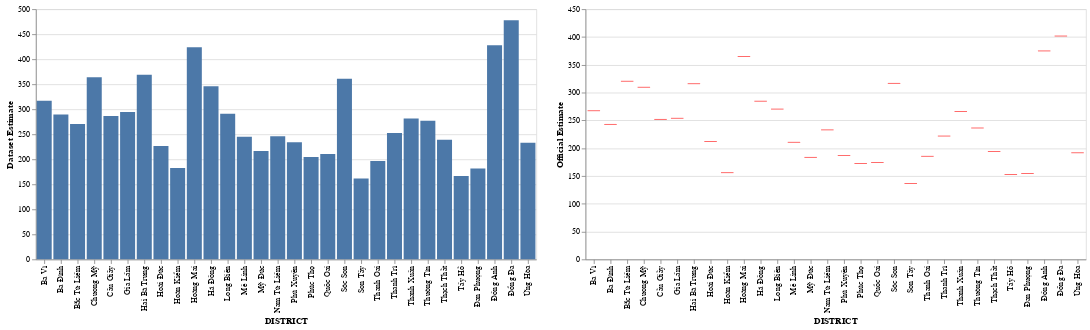

The code cell stored with this chart in its notebook:
### Code cell
dataset_chart = alt.Chart(data).mark_bar().encode(
    x='DISTRICT:N',
    y='Dataset Estimate:Q'
)
official_chart = alt.Chart(data).mark_tick(color='red').encode(
    x='DISTRICT:N',
    y='Official Estimate:Q',
)
dataset_chart | official_chart

### Figure 1 — Vega-Lite specification as saved in the notebook (floating-point values rounded to 4 significant figures)
{"config": {"view": {"continuousWidth": 300, "continuousHeight": 300}}, "hconcat": [{"mark": {"type": "bar"}, "encoding": {"x": {"field": "DISTRICT", "type": "nominal"}, "y": {"field": "Dataset Estimate", "type": "quantitative"}}}, {"mark": {"type": "tick", "color": "red"}, "encoding": {"x": {"field": "DISTRICT", "type": "nominal"}, "y": {"field": "Official Estimate", "type": "quantitative"}}}], "data": {"name": "data-46f5eb7d2c8e1102405c804baa9e3d41"}, "$schema": "https://vega.github.io/schema/vega-lite/v5.20.1.json", "datasets": {"data-46f5eb7d2c8e1102405c804baa9e3d41": [{"COUNTRY": "Vietnam", "CITY": "Hà Nội", "DISTRICT": "Đống Đa", "TYPE": "Quận", "Dataset Estimate": 478.0, "Official Estimate": 401.7}, {"COUNTRY": "Vietnam", "CITY": "Hà Nội", "DISTRICT": "Đông Anh", "TYPE": "Huyện", "Dataset Estimate": 427.8, "Official Estimate": 374.9}, {"COUNTRY": "Vietnam", "CITY": "Hà Nội", "DISTRICT": "Hoàng Mai", "TYPE": "Quận", "Dataset Estimate": 424.1, "Official Estimate": 364.9}, {"COUNTRY": "Vietnam", "CITY": "Hà Nội", "DISTRICT": "Hai Bà Trưng", "TYPE": "Quận", "Dataset Estimate": 369.0, "Official Estimate": 315.9}, {"COUNTRY": "Vietnam", "CITY": "Hà Nội", "DISTRICT": "Chương Mỹ", "TYPE": "Huyện", "Dataset Estimate": 364.0, "Official Estimate": 309.6}, {"COUNTRY": "Vietnam", "CITY": "Hà Nội", "DISTRICT": "Sóc Sơn", "TYPE": "Huyện", "Dataset Estimate": 361.0, "Official Estimate": 316.6}, {"COUNTRY": "Vietnam", "CITY": "Hà Nội", "DISTRICT": "Hà Đông", "TYPE": "Quận", "Dataset Estimate": 345.8, "Official Estimate": 284.5}, {"COUNTRY": "Vietnam", "CITY": "Hà Nội", "DISTRICT": "Ba Vì", "TYPE": "Huyện", "Dataset Estimate": 316.9, "Official Estimate": 267.3}, {"COUNTRY": "Vietnam", "CITY": "Hà Nội", "DISTRICT": "Gia Lâm", "TYPE": "Huyện", "Dataset Estimate": 294.7, "Official Estimate": 253.8}, {"COUNTRY": "Vietnam", "CITY": "Hà Nội", "DISTRICT": "Long Biên", "TYPE": "Quận", "Dataset Estimate": 291.1, "Official Estimate": 270.3}, {"COUNTRY": "Vietnam", "CITY": "Hà Nội", "DISTRICT": "Ba Đình", "TYPE": "Quận", "Dataset Estimate": 289.5, "Official Estimate": 242.8}, {"COUNTRY": "Vietnam", "CITY": "Hà Nội", "DISTRICT": "Cầu Giấy", "TYPE": "Quận", "Dataset Estimate": 286.6, "Official Estimate": 251.8}, {"COUNTRY": "Vietnam", "CITY": "Hà Nội", "DISTRICT": "Thanh Xuân", "TYPE": "Quận", "Dataset Estimate": 281.4, "Official Estimate": 266.0}, {"COUNTRY": "Vietnam", "CITY": "Hà Nội", "DISTRICT": "Thường Tín", "TYPE": "Huyện", "Dataset Estimate": 277.3, "Official Estimate": 236.3}, {"COUNTRY": "Vietnam", "CITY": "Hà Nội", "DISTRICT": "Bắc Từ Liêm", "TYPE": "Quận", "Dataset Estimate": 270.7, "Official Estimate": 320.4}, {"COUNTRY": "Vietnam", "CITY": "Hà Nội", "DISTRICT": "Thanh Trì", "TYPE": "Huyện", "Dataset Estimate": 252.6, "Official Estimate": 221.8}, {"COUNTRY": "Vietnam", "CITY": "Hà Nội", "DISTRICT": "Nam Từ Liêm", "TYPE": "Quận", "Dataset Estimate": 246.0, "Official Estimate": 232.9}, {"COUNTRY": "Vietnam", "CITY": "Hà Nội", "DISTRICT": "Mê Linh", "TYPE": "Huyện", "Dataset Estimate": 245.1, "Official Estimate": 210.6}, {"COUNTRY": "Vietnam", "CITY": "Hà Nội", "DISTRICT": "Thạch Thất", "TYPE": "Huyện", "Dataset Estimate": 238.9, "Official Estimate": 194.1}, {"COUNTRY": "Vietnam", "CITY": "Hà Nội", "DISTRICT": "Phú Xuyên", "TYPE": "Huyện", "Dataset Estimate": 234.1, "Official Estimate": 187.0}, {"COUNTRY": "Vietnam", "CITY": "Hà Nội", "DISTRICT": "Ứng Hòa", "TYPE": "Huyện", "Dataset Estimate": 233.0, "Official Estimate": 191.7}, {"COUNTRY": "Vietnam", "CITY": "Hà Nội", "DISTRICT": "Hoài Đức", "TYPE": "Huyện", "Dataset Estimate": 226.5, "Official Estimate": 212.1}, {"COUNTRY": "Vietnam", "CITY": "Hà Nội", "DISTRICT": "Mỹ Đức", "TYPE": "Huyện", "Dataset Estimate": 216.7, "Official Estimate": 183.5}, {"COUNTRY": "Vietnam", "CITY": "Hà Nội", "DISTRICT": "Quốc Oai", "TYPE": "Huyện", "Dataset Estimate": 210.6, "Official Estimate": 174.2}, {"COUNTRY": "Vietnam", "CITY": "Hà Nội", "DISTRICT": "Phúc Thọ", "TYPE": "Huyện", "Dataset Estimate": 204.5, "Official Estimate": 172.5}, {"COUNTRY": "Vietnam", "CITY": "Hà Nội", "DISTRICT": "Thanh Oai", "TYPE": "Huyện", "Dataset Estimate": 196.8, "Official Estimate": 185.4}, {"COUNTRY": "Vietnam", "CITY": "Hà Nội", "DISTRICT": "Hoàn Kiếm", "TYPE": "Quận", "Dataset Estimate": 182.7, "Official Estimate": 155.9}, {"COUNTRY": "Vietnam", "CITY": "Hà Nội", "DISTRICT": "Đan Phượng", "TYPE": "Huyện", "Dataset Estimate": 181.4, "Official Estimate": 154.3}, {"COUNTRY": "Vietnam", "CITY": "Hà Nội", "DISTRICT": "Tây Hồ", "TYPE": "Quận", "Dataset Estimate": 166.7, "Official Estimate": 152.8}, {"COUNTRY": "Vietnam", "CITY": "Hà Nội", "DISTRICT": "Sơn Tây", "TYPE": "Thị xã", "Dataset Estimate": 161.5, "Official Estimate": 136.6}]}}
